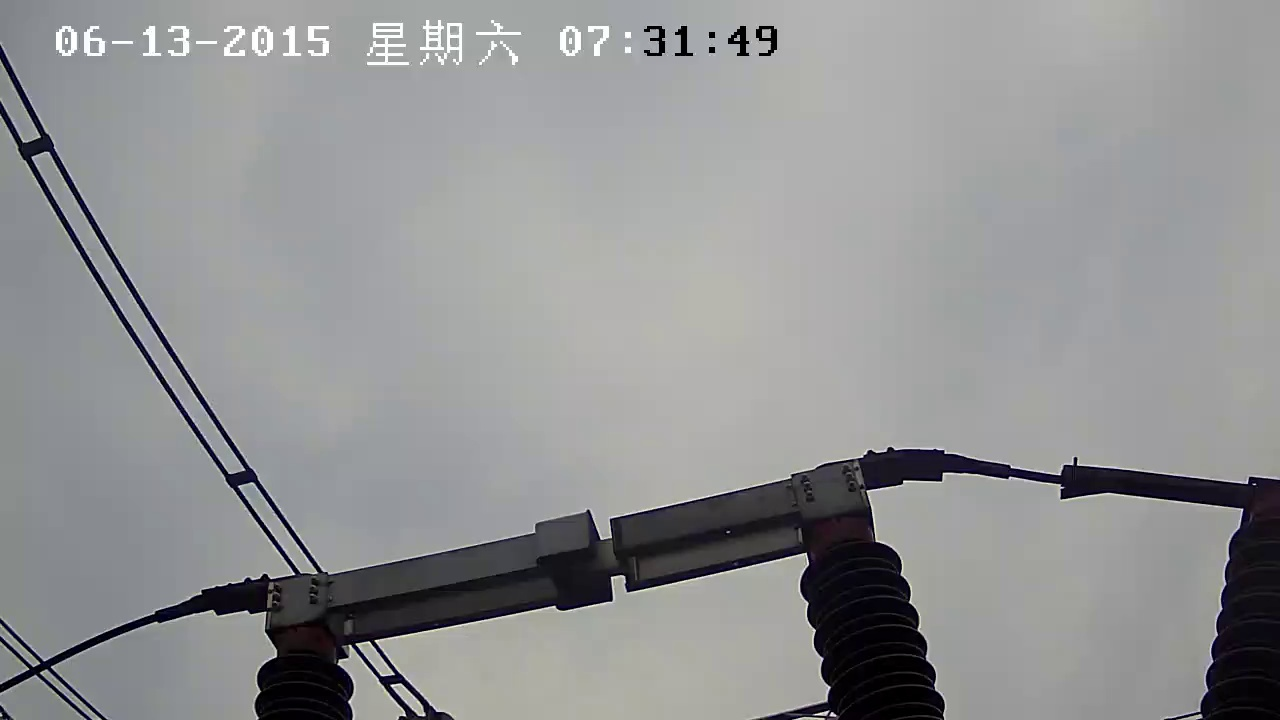
#> input picture test_images/0001_normal_0.jpg, 1280 x 720 px, found by its file name; the run also reads 1 picture not shown here
$ python test.py
#> lines starting #> are read from the running program, lines starting #| are printed output that depends on the picture; after the words box and inside, x2 and y2 are one past the last pixel; in counts of white or black regions, pixels touching at a corner belong together
### process.py
from cProfile import label
from hashlib import new
from itertools import count
import os, glob
from re import T
from tkinter import S
from turtle import distance
from types import new_class
from unittest import result
import cv2 as cv
import numpy as np
from matplotlib import pyplot as plt

# [10 lines of commented-out code are left out]


class processing():
    # show some images
    # [20 lines left out: functions show_images, cv_show, not called in this run]

    def select_rgb_white_yellow(self, image):
        # [5 lines of commented-out code are left out]
        ret , thresh = cv.threshold(image, 120, 255, cv.THRESH_BINARY_INV)
        # masked = cv.bitwise_and(image, image, mask=white_mask)
        # self.cv_show('masked', masked)
        return thresh

    def convert_gray_scale(self, image):
        return cv.cvtColor(image, cv.COLOR_BGR2GRAY)

    def detect_edges(self, image, low_threshold=50, high_threshold=150):
        return cv.Canny(image, low_threshold, high_threshold)

    # 填充多边形
    def filter_region(self, image, vertices):
        mask = np.zeros_like(image)+255
        if len(mask.shape)==2:
            cv.fillPoly(mask, vertices, 0)
            # self.cv_show('mask', mask)
        return cv.bitwise_and(image, mask)

    # 获取目标区域
    # [15 lines left out: function select_region, not called in this run]

    def roi_region(self, image):
        rows, cols = image.shape[:2]
        roi = image[460:660,250:880]

        # self.cv_show('roi_region', roi)
        return roi

    def roi_final_region(self, image):
        pt_1 = [0, 125]
        pt_2 = [25, 200]
        pt_3 = [630, 75]
        pt_4 = [605, 0]
        vertices = np.array([[pt_1, pt_2, pt_3, pt_4]],dtype=np.int32)
        point_img = image.copy()
        for point in vertices[0]:
            cv.circle(point_img, (point[0],point[1]), 10, (0,0,255), 4)
        # self.cv_show('point_img', point_img)
        return self.filter_region(image, vertices)


    # [120 lines left out: functions drow_box, crop, score_compute, detect_on_image, detect_on_video, not called in this run]

    # 霍夫直线检测
    def hough_lines(self, image):
        return cv.HoughLinesP(image, rho=1, theta=np.pi/180, threshold=30, minLineLength=300, maxLineGap=5)

    # [82 lines left out: functions draw_lines, identify_blocks, save_images_for_cnn, not called in this run]


'''
# 使用sift算子获得特征点，再用FLANN最近邻近似匹配画出匹配点之间的连线
img2 = cv.imread(r'video_stream_analysis\yjsk\0001_normal\0001_normal_825.jpg')
img1 = cv.imread(r'video_stream_analysis\0001_normal\box1.png')
gray1 = cv.cvtColor(img1, cv.COLOR_BGR2GRAY)
gray2 = cv.cvtColor(img2, cv.COLOR_BGR2GRAY)

# min_hessian = 1000
# sift = cv.SIFT_create(min_hessian)
sift = cv.SIFT_create()
# kp = sift.detect(gray1,None)
kp1, des1 = sift.detectAndCompute(gray1, None)
kp2, des2 = sift.detectAndCompute(gray2, None)

img3 = cv.drawKeypoints(gray1,kp1,img1)
# cv.imshow('sift_keypoints_0.jpg',img3)
img4 = cv.drawKeypoints(gray2,kp2,img2)
# cv.imshow('sift_keypoint_500.jpg',img4)
img=cv.drawKeypoints(gray1,kp1,img1,flags=cv.DRAW_MATCHES_FLAGS_DRAW_RICH_KEYPOINTS)
cv.imwrite('video_stream_analysis/sift_keypoints2.jpg',img)

# FLANN参数
index_params = dict(algorithm=0, trees=5)
search_params = dict(checks=50)
# 寻找最近邻近似匹配
flann = cv.FlannBasedMatcher(index_params, search_params)
# 使用knnMatch匹配处理，返回匹配matches
matches = flann.knnMatch(des1, des2, k=2)
# 通过掩码计算有用的点
matchesMask = [[0,0] for i in range(len(matches))]
# 通过coff系数决定匹配的有效关键点数量
coff = 0.7
# 通过描述符的距离选择需要的点
for i, (m,n) in enumerate(matches):
    if m.distance < coff * n.distance:
        matchesMask[i] = [1, 0]
        draw_params = dict(matchColor=(0,255,0),
                           singlePointColor=(255,0,0),
                           matchesMask=matchesMask,
                           flags=2)
# 使用drawMatchesKnn画出匹配点之间的连线
resultimg1 = cv.drawMatchesKnn(img1, kp1, img2, kp2, matches, None, **draw_params)
resultimg2 = cv.drawMatchesKnn(gray1,kp1,gray2,kp2,matches,None,**draw_params)
# [8 lines of commented-out code are left out]
'''

'''
角点检测 Fast ORB

img = cv.imread(r'video_stream_analysis\yjsk\0001_normal\0001_normal_0.jpg',0)
# Initiate FAST object with default values
fast = cv.FastFeatureDetector_create()
# find and draw the keypoints
kp = fast.detect(img,None)
img2 = cv.drawKeypoints(img, kp, None, color=(255,0,0))
# Print all default params
print( "Threshold: {}".format(fast.getThreshold()) )
print( "nonmaxSuppression:{}".format(fast.getNonmaxSuppression()) )
print( "neighborhood: {}".format(fast.getType()) )
print( "Total Keypoints with nonmaxSuppression: {}".format(len(kp)) )
cv.imshow('fast_true.png', img2)
# Disable nonmaxSuppression
fast.setNonmaxSuppression(0)
kp = fast.detect(img, None)
print( "Total Keypoints without nonmaxSuppression: {}".format(len(kp)) )
img3 = cv.drawKeypoints(img, kp, None, color=(255,0,0))
cv.imshow('fast_false.png', img3)
cv.waitKey(0)

img = cv.imread('video_stream_analysis/1.png',0)
# Initiate ORB detector
orb = cv.ORB_create()
# find the keypoints with ORB
kp = orb.detect(img,None)
# compute the descriptors with ORB
kp, des = orb.compute(img, kp)
# draw only keypoints location,not size and orientation
img2 = cv.drawKeypoints(img, kp, None, color=(0,255,0), flags=0)
cv.imshow('orb.png',img2), cv.waitKey(0)
'''

img1 = cv.imread(r'video_stream_analysis\yjsk\0001_normal\0001_normal_0.jpg', 0)
#> img1: shape (720, 1280); min 0, max 255, mean 146.6
img2 = cv.imread(r'video_stream_analysis\yjsk\0001_normal\0001_normal_825.jpg', 0)
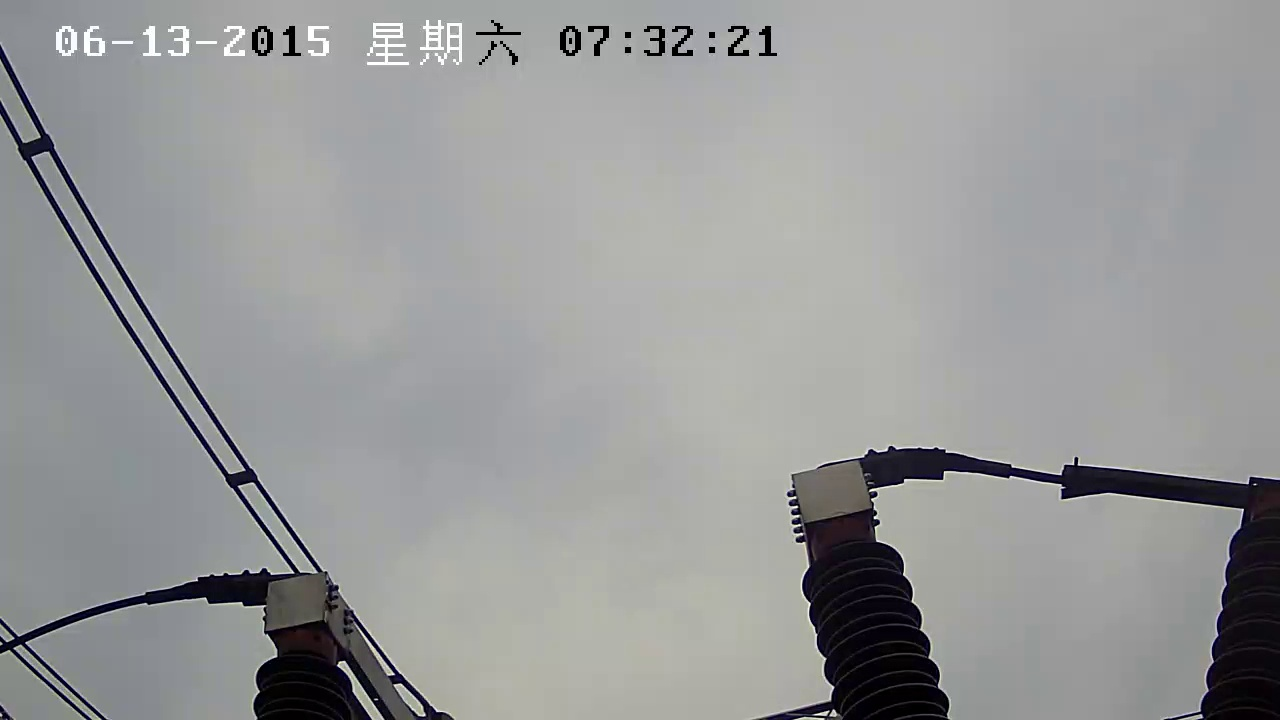
#> input picture test_images/0001_normal_825.jpg, 1280 x 720 px, found by its file name
#> img2: shape (720, 1280); min 0, max 255, mean 152.6
# [108 lines of commented-out code are left out]


'''
 # 霍夫变换和概率霍夫变换

img = cv.imread(r'video_stream_analysis\0001_normal\box.png')
img1 = img.copy()
img2 = img.copy()
img = cv.GaussianBlur(img, (3, 3), 0)
gray = cv.cvtColor(img, cv.COLOR_BGR2GRAY)
edges = cv.Canny(gray, 50, 150, apertureSize=3)
lines = cv.HoughLines(edges, 1, np.pi/90, 150)

for line in lines:
    rho = line[0][0]    #像素
    theta = line[0][1]  #弧度
    a = np.cos(theta)
    b = np.sin(theta)
    x0 = a*rho
    y0 = b*rho
    x1 = int(x0 + 1000*(-b))
    y1 = int(y0 + 1000*(a))
    x2 = int(x0 - 1000*(-b))
    y2 = int(y0 - 1000*(a))

    cv.line(img1, (x1, y1), (x2, y2), (0, 0, 255), 2)

lines = cv.HoughLinesP(edges, 1, np.pi/90, 50, 500, 5)

for line in lines:
    x1 = line[0][0]
    y1 = line[0][1]
    x2 = line[0][2]
    y2 = line[0][3]
    cv.line(img2, (x1, y1), (x2, y2), (0, 255, 0), 2)

cv.imshow('houghlines3', img1)
cv.imwrite('video_stream_analysis/0001_normal/houghlines1.jpg',img1)
cv.imshow('edges', img2)
cv.waitKey(0)
# print(lines)
'''

'''
def nothing(x):  # 滑动条的回调函数
    pass


src = cv.imread(r'video_stream_analysis\yjsk\0001_normal\0001_normal_0.jpg')
srcBlur = cv.GaussianBlur(src, (3, 3), 0)
gray = cv.cvtColor(srcBlur, cv.COLOR_BGR2GRAY)
thresh = cv.threshold(gray,20,255,cv.THRESH_BINARY)[1]
edges = cv.Canny(gray, 50, 150, apertureSize=3)
# [30 lines of commented-out code are left out]

WindowName = 'HoughLinesP'
cv.namedWindow(WindowName, cv.WINDOW_NORMAL)
cv.createTrackbar('threshold', WindowName, 0, 100, nothing)  # 创建滑动条
cv.createTrackbar('minLineLength', WindowName, 0, 1000, nothing)  # 创建滑动条
cv.createTrackbar('maxLineGap', WindowName, 0, 50, nothing)  # 创建滑动条
cv.createTrackbar('k',WindowName, 1,10,nothing)
cv.createTrackbar('c',WindowName,1,8,nothing)
cv.createTrackbar('r',WindowName,1,8,nothing)

while(1):
    img = edges.copy()

    threshold = cv.getTrackbarPos('threshold', WindowName)  # 获取滑动条值
    minLineLength = 2 * cv.getTrackbarPos('minLineLength', WindowName)  # 获取滑动条值
    maxLineGap = cv.getTrackbarPos('maxLineGap', WindowName)  # 获取滑动条值

    lines = cv.HoughLinesP(edges, 1, np.pi/180, threshold, minLineLength, maxLineGap)

    for line in lines:
        x1 = line[0][0]
        y1 = line[0][1]
        x2 = line[0][2]
        y2 = line[0][3]
        cv.line(img, (x1, y1), (x2, y2), (0, 255, 0), 2)

    k = cv.getTrackbarPos('k',WindowName)
    c = cv.getTrackbarPos('c',WindowName)
    r = cv.getTrackbarPos('r',WindowName)
    kernel = np.ones((k,k),np.uint8)
    g = cv.getStructuringElement(cv.MORPH_RECT,(r,c))
    g1 = cv.getStructuringElement(cv.MORPH_RECT,(c,r))

    thresh = cv.dilate(img,kernel,iterations=2)
    thresh = cv.erode(thresh,kernel,iterations=1)
    thresh = cv.morphologyEx(thresh,cv.MORPH_OPEN,g)
    thresh = cv.morphologyEx(thresh,cv.MORPH_OPEN,g1)
    thresh = cv.morphologyEx(thresh,cv.MORPH_CLOSE,g1)
    thresh = cv.morphologyEx(thresh,cv.MORPH_CLOSE,g)
    cv.imshow(WindowName, thresh)
    k = cv.waitKey(1) & 0xFF
    if k == 27:
        break
cv.destroyAllWindows()
'''

### test.py

import glob, os
import cv2 as cv
from process import processing
import matplotlib.pyplot as plt
import numpy as np
import time


def detect_image(test_images, process):
    white_yellow_images = list(map(process.select_rgb_white_yellow, test_images))
    # process.show_images(white_yellow_images)

    gray_images = list(map(process.convert_gray_scale, white_yellow_images))
    # [7 lines of commented-out code are left out]

    roi_images = list(map(process.roi_region, gray_images))
    # process.show_images(roi_images)

    roi_final_images = list(map(process.roi_final_region, roi_images))
    # process.show_images(roi_final_images)

    pt_1 = [0, 125]
    pt_2 = [25, 200]
    pt_3 = [630, 75]
    pt_4 = [605, 0]
    cnt = np.array([[pt_1, pt_2, pt_3, pt_4]])
    # [6 lines of commented-out code are left out]

    label1, label2, score = process.detect_on_image(roi_images[0], roi_images[1], roi_images[2], cnt)
    print('the device is {},score={} this moment is {}'.format(label1, round(score,3), label2))

def save_start_end_image(video_dir, video_name):
#> called with video_dir = 'E:\\datasets\\yjsk_test\\yjsk_videos1', video_name = '0001_normal.mp4'
    save_path = os.path.join(r'D:\vscode-project\python\video_stream_analysis',video_name.split('.mp4')[0])
    # print(save_path)
    if not os.path.exists(save_path):
        os.mkdir(save_path)
    cap = cv.VideoCapture(os.path.join(video_dir,video_name))
    counts = cap.get(7)
    print('this video has %d frames'%counts)
    cap.set(cv.CAP_PROP_POS_FRAMES,0)
    ret, image_start = cap.read()
    # cv.imshow('start_image',image_start)
    cv.imwrite(save_path+'/'+'frame_1.jpg', image_start)
    cap.set(cv.CAP_PROP_POS_FRAMES,counts-1)
    ret, image_end = cap.read()
    # cv.imshow('end_image',image_end)
    cv.imwrite(save_path+'/'+'frame_2.jpg', image_end)
    print('finished save two frame images to %s'%save_path)
    return save_path

def detect_video(video_name, save_frame, process):
    name = video_name
    process.detect_on_video(name, save_frame, )

if __name__ == '__main__':
    video_dir = r'E:\datasets\yjsk_test\yjsk_videos1'
    start = time.time()
    image_dir = save_start_end_image(video_dir,'0001_normal.mp4')
    images = [plt.imread(path) for path in glob.glob(image_dir+'/*.jpg')]
    detect_img = plt.imread(r'D:\vscode-project\python\video_stream_analysis\yjsk\0001_normal\0001_normal_825.jpg')
    images.append(detect_img)
    process = processing()
    # process.show_images(images)
    detect_img_result = detect_image(images, process)
#> in select_rgb_white_yellow, `ret , thresh = cv.threshold(image, 120, 255, cv.THRESH_BINARY_INV)`:
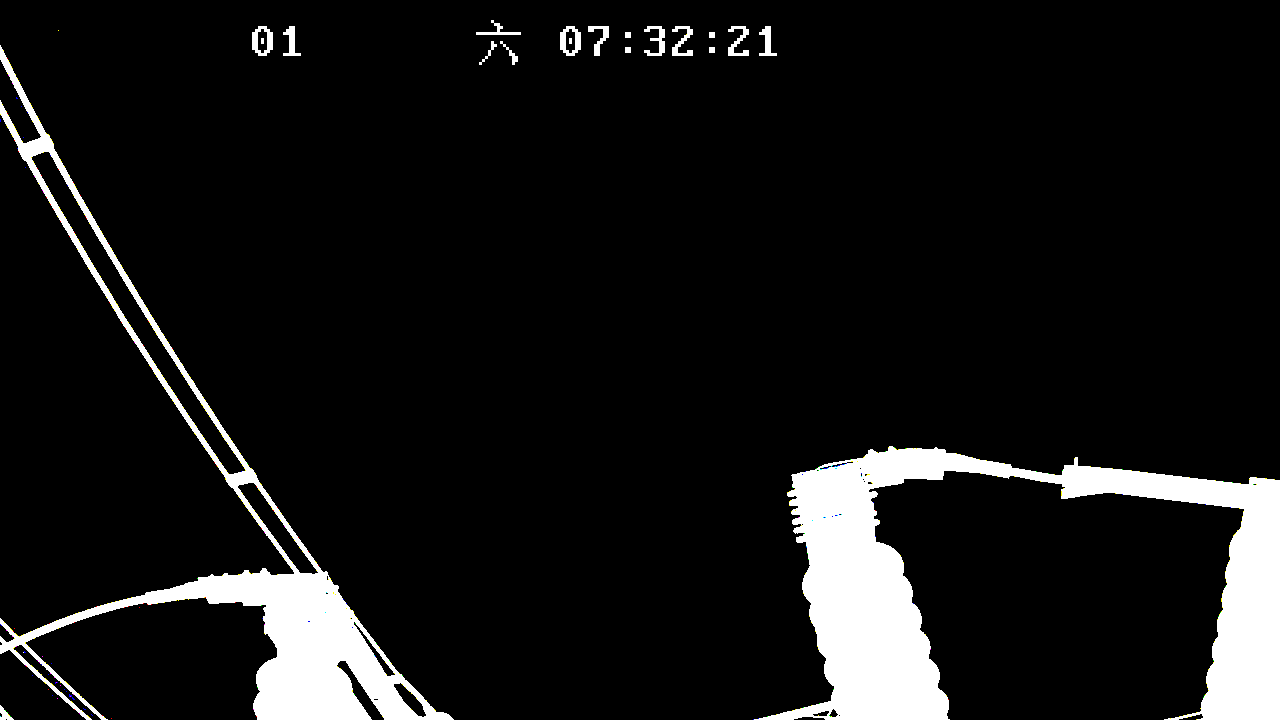
#> thresh: shape (720, 1280, 3); mean R, G, B 22.2, 22.1, 22
#> in detect_image, `white_yellow_images = list(map(process.select_rgb_white_yellow, test_i..`: white_yellow_images = 1 item
#> in roi_region, `roi = image[460:660,250:880]`:
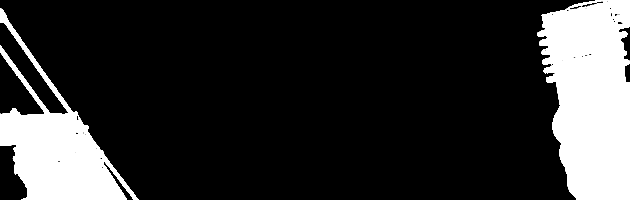
#> roi: shape (200, 630); min 0, max 255, mean 48.2
#> after the loop in roi_final_region, `for point in vertices[0]:`:
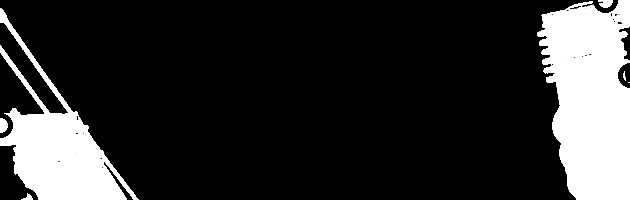
#> point_img: shape (200, 630); 0.41% of pixels changed, all inside (x1, y1, x2, y2) = (0, 0, 630, 200)
#> in filter_region, `cv.fillPoly(mask, vertices, 0)`:
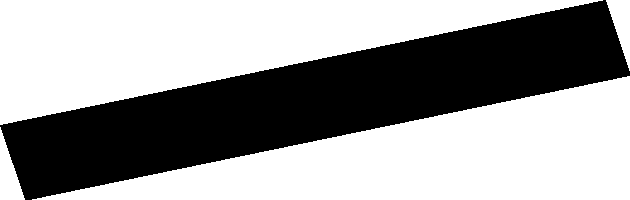
#> mask: shape (200, 630); 61.1% white; 1 black region, box (x1, y1, x2, y2) and area: (0, 0, 630, 200) 49052
#> in filter_region, `return cv.bitwise_and(image, mask)`:
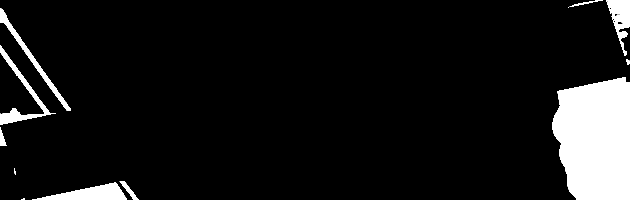
#> returned value: shape (200, 630); min 0, max 255, mean 22.8
#> (the run stopped early here; a loop or call above may not have finished)
